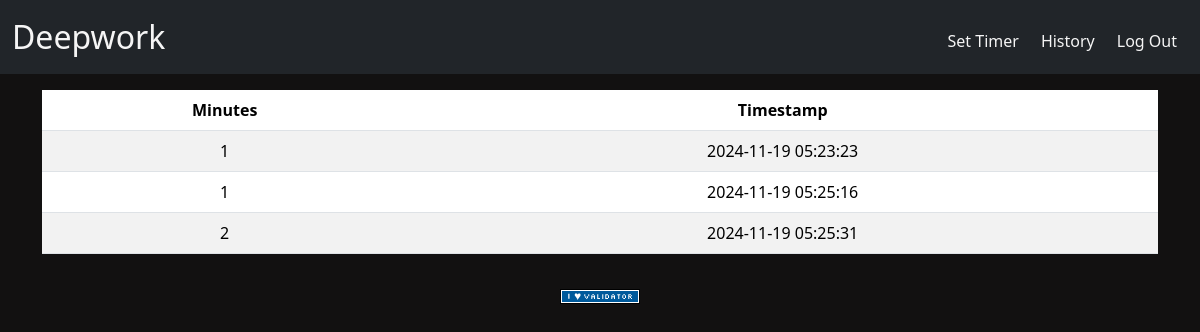
Screenshot of /history (signed in) with the database file from the repository.
### tables this page shows
CREATE TABLE history (
user_id INTEGER,
session_minutes INTEGER,
timestamp DATETIME DEFAULT CURRENT_TIMESTAMP,
FOREIGN KEY(user_id) REFERENCES users(id));

### app.py (the view)
@app.route("/history")
@login_required
def history():
    if session.get("minutes") and confirmSession == True:
        db.execute("INSERT INTO history (user_id, session_minutes) VALUES (? , ?)", session["user_id"], session["minutes"])
        session.pop("minutes")
    total_user_sessions = db.execute("SELECT * FROM history WHERE user_id = ?", session["user_id"])
    return render_template("history.html", total_user_sessions=total_user_sessions)

### app.py (called while the page is built)
@app.after_request
def after_request(response):
    response.headers["Cache-Control"] = "no-cache, no-store, must-revalidate"
    response.headers["Expires"] = 0
    response.headers["Pragma"] = "no-cache"
    return response

### helpers.py (called while the page is built)
def login_required(f):
    @wraps(f)
    def decorated_function(*args, **kwargs):
        if session.get("user_id") is None:
            return redirect("/login")
        return f(*args, **kwargs)
    return decorated_function

### templates/history.html (shortened to what this page needs)
{% extends "layout.html" %}
{% block main %}
    <table class="table table-striped" style="background-color: rgb(60, 60, 60) !important;">
        <thead>
            <tr>
                <th>Minutes</th>
                <th>Timestamp</th>
            </tr>
        </thead>
        <tbody>
            {% for session in total_user_sessions %}
                <tr>
                    <td>{{ session.session_minutes }}</td>
                    <td>{{ session.timestamp }}</td>
                </tr>
            {% endfor %}
        </tbody>
    </table>
{% endblock %}

### static/styles.css (style rules this page uses)
body { background-color: rgb(18, 17, 17); }

### rows the page displays
history: session_minutes "1", timestamp "2024-11-19 05:23:23"
history: session_minutes "1", timestamp "2024-11-19 05:25:16"
history: session_minutes "2", timestamp "2024-11-19 05:25:31"
